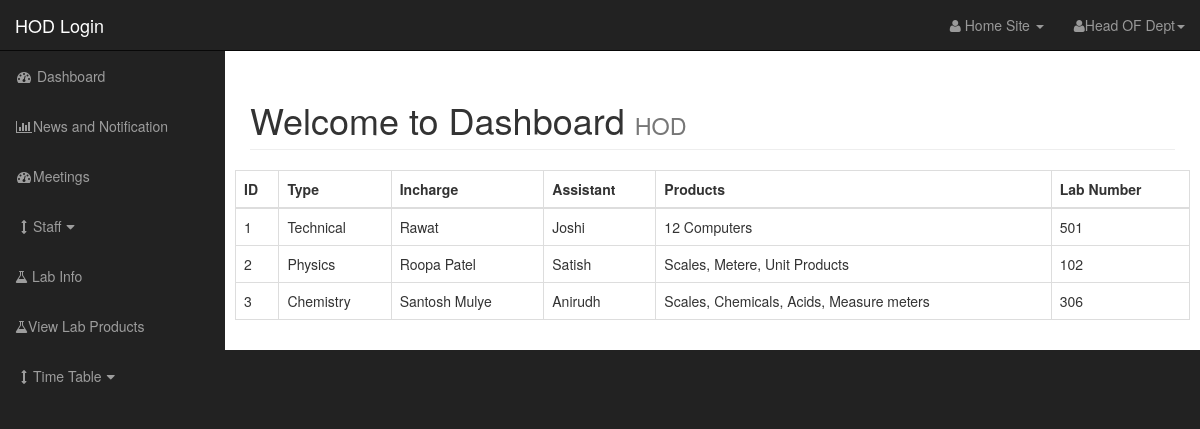
The app's page /HOD/dashboard.php?source=view_lab_info (signed in) with its own data.
### tables this page shows
CREATE TABLE `labs` (
  `id` int(11) NOT NULL,
  `lab_type` varchar(255) NOT NULL,
  `lab_incharge` varchar(255) NOT NULL,
  `lab_assistant` varchar(255) NOT NULL,
  `lab_product` varchar(255) NOT NULL,
  `lab_no` int(11) NOT NULL
);

### HOD/includes/view_lab_info.php (the view)
<form action="" method="POST">
 <table class="table table-bordered table-hover">
     <tr>
         <th>ID</th>
         <th>Type</th>
         <th>Incharge</th>
         <th>Assistant</th>
         <th>Products</th>
         <th>Lab Number</th>
     </tr>
     <tbody>
         <?php
             $query = "SELECT * FROM labs";
             $select_prod_query = mysqli_query($connection, $query);
             while($row = mysqli_fetch_assoc($select_prod_query)){
                 $lab_id = $row['id'];
                 $lab_type = $row['lab_type'];
                 $lab_incharge = $row['lab_incharge'];
                 $lab_assistant = $row['lab_assistant'];
                 $lab_product = $row['lab_product'];
                 $lab_number = $row['lab_no'];
                 echo "<tr>";
                     echo "<td>$lab_id</td>";
                     echo "<td>$lab_type</td>";
                     echo "<td>$lab_incharge</td>";
                     echo "<td>$lab_assistant</td>";
                     echo "<td>$lab_product</td>";
                     echo "<td>$lab_number</td>";
                 echo "</tr>";
             }
         ?>
     </tbody>
 </table>
 </form>

### HOD/css/sb-admin.css (style rules this page uses)
body { margin-top: 100px; background-color: #222; }
@media (min-width:768px) { body { margin-top: 50px; } }

### records on screen
labs: id "1", lab_type "Technical", lab_incharge "Rawat", lab_assistant "Joshi", lab_product "12 Computers", lab_no "501"
labs: id "2", lab_type "Physics", lab_incharge "Roopa Patel", lab_assistant "Satish", lab_product "Scales, Metere, Unit Products", lab_no "102"
labs: id "3", lab_type "Chemistry", lab_incharge "Santosh Mulye", lab_assistant "Anirudh", lab_product "Scales, Chemicals, Acids, Measure meters", lab_no "306"
